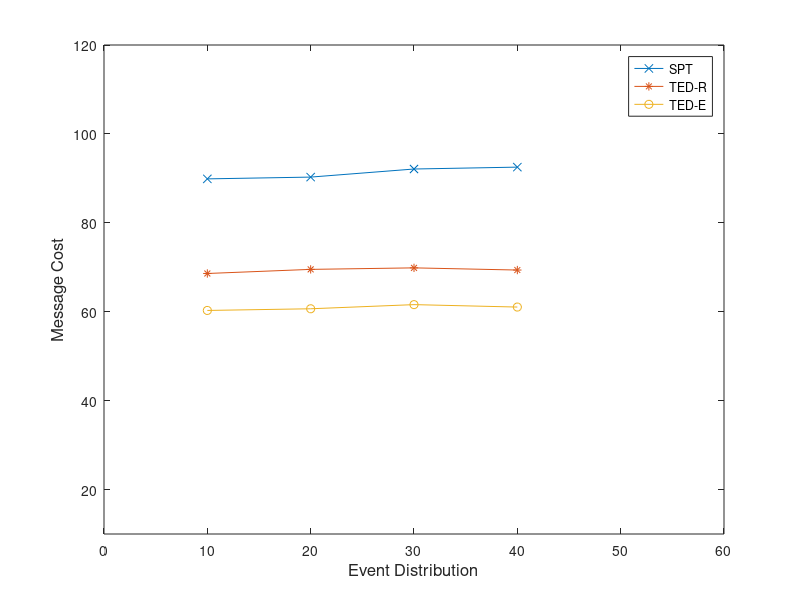

The MATLAB source for this figure:
x=[10 20 30 40]
y=[89.886 90.286 92.104 92.528]
y1=[68.603 69.527 69.868 69.377]
y2=[60.289 60.666 61.598 61.052]
plot(x, y, '-x', x, y1, '-*', x, y2, '-o')
axis([0 60 10 120])
xlabel('Event Distribution', 'fontsize',12)
ylabel('Message Cost','fontsize',12)
legend('SPT', 'TED-R', 'TED-E')
%set(h, 'Box', 'on')
